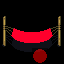

Rendered tile map (Tiled .tmx) drawn with the repository's tilesets; below, a short description and the full map source, tile grids included:
An orthogonal 4x4 tile map with 16x16 px tiles, 6 tile layers (Back, Back2, Buildings, Paths, ...), 2 tilesets.

<map version="1.10" tiledversion="1.11.2" orientation="orthogonal" renderorder="right-down" compressionlevel="0" width="4" height="4" tilewidth="16" tileheight="16" infinite="0" nextlayerid="15" nextobjectid="1">
 <tileset firstgid="1" name="paths" tilewidth="16" tileheight="16" tilecount="64" columns="4">
  <image source="paths.png" width="64" height="256" />
 </tileset>
 <tileset firstgid="65" name="Island_NW_Hut" tilewidth="16" tileheight="16" tilecount="132" columns="11">
  <image source="Island_NW_Hut.png" width="176" height="192" />
 </tileset>
 <layer id="2" name="Back" width="4" height="4">
  <data encoding="csv">
0,0,0,0,
0,0,0,0,
0,0,0,0,
0,0,0,0
</data>
 </layer>
 <layer id="13" name="Back2" width="4" height="4">
  <properties>
   <property name="Draw" value="Back" />
  </properties>
  <data encoding="csv">
0,0,0,0,
0,0,0,0,
0,0,0,0,
191,192,193,194
</data>
 </layer>
 <layer id="4" name="Buildings" width="4" height="4">
  <data encoding="csv">
0,0,0,0,
0,0,0,0,
180,181,182,183,
0,0,0,0
</data>
 </layer>
 <layer id="6" name="Paths" width="4" height="4">
  <data encoding="csv">
0,0,0,0,
0,0,0,0,
0,0,0,0,
0,0,8,0
</data>
 </layer>
 <layer id="8" name="Front" width="4" height="4">
  <data encoding="csv">
0,0,0,0,
169,170,171,172,
0,0,0,0,
0,0,0,0
</data>
 </layer>
 <layer id="11" name="AlwaysFront" width="4" height="4">
  <data encoding="csv">
0,0,0,0,
0,0,0,0,
0,0,0,0,
0,0,0,0
</data>
 </layer>
 <objectgroup id="3" name="Back" />
 <objectgroup id="14" name="Back2" />
 <objectgroup id="5" name="Buildings" />
 <objectgroup id="12" name="Paths" />
 <objectgroup id="9" name="Front" />
 <objectgroup id="10" name="AlwaysFront" />
</map>
